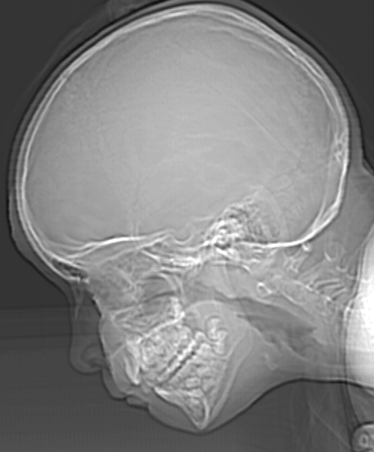
#> input picture Practica02_VargasBravoPaola/X_raySkull.png, 374 x 452 px, found by its file name
$ jupyter execute --allow-errors Practica06_Part2_PDI.ipynb
#> lines starting #> are read from the running program, lines starting #| are printed output that depends on the picture
## PRÁCTICA 06

## Vargas Bravo Paola

[cell 1]
import  PIL
from PIL import Image,ImageFilter
from skimage import io
import numpy as np
import matplotlib.pyplot as plt
import random
import os
import math
from skimage.util import random_noise
import cv2
from collections import Counter
from scipy.fftpack import fft2, ifft2, fftshift, ifftshift
import matplotlib.cm as cm
from skimage.color import rgb2gray

[cell 2]
def show_image_2(image, image_label):
    plt.imshow(image)
    plt.title(image_label)
    plt.show()

[cell 3]
def show_image_3(image, image_label):
    # Convert image to 8-bit unsigned integer type for display
    image_display = (image * 255).astype(np.uint8)

    # If the image has more than one channel, convert it to RGB
    if image_display.shape[-1] == 1:
        image_display = cv2.cvtColor(image_display, cv2.COLOR_GRAY2RGB)
    elif image_display.shape[-1] == 3:
        image_display = cv2.cvtColor(image_display, cv2.COLOR_BGR2RGB)

    plt.imshow(image_display)
    plt.title(image_label)
    plt.show()

[cell 4]
img = cv2.imread("flowers2.bmp")
#> (the rest of this cell did not finish here and is left out)

## Ejercicio 2

[cell 5]
def generate_random_palette(num_colors):
    # Asegurarse de que num_colors sea al menos 1 para evitar la división por cero
    if num_colors < 1:
        raise ValueError("num_colors debe ser al menos 1")

    palette = np.zeros((num_colors, 3), dtype=np.uint8)
    for i in range(num_colors):
        # Generar valores aleatorios para los canales R, G y B
        red_value = np.random.randint(0, 256)
        green_value = np.random.randint(0, 256)
        blue_value = np.random.randint(0, 256)

        palette[i] = [red_value, green_value, blue_value]

    return palette

[cell 6]
def pseudocolor_intensity_slice(image, num_levels):
    if len(image.shape) == 2:
        # Grayscale image
        rows, cols = image.shape
    elif len(image.shape) == 3:
        # Convertir la imagen a escala de grises
        image = rgb2gray(image)
        rows, cols = image.shape
    else:
        raise ValueError("Unsupported image shape")

    rgb_image = np.zeros((rows, cols, 3), dtype=np.uint8)
    palette = generate_random_palette(num_levels)
    # Normalizar la imagen para que esté en el rango [0, 1]
    normalized_image = (image - np.min(image)) / (np.max(image) - np.min(image))

    # Asignar colores utilizando np.digitize
    bin_indices = np.digitize(normalized_image, np.linspace(0, 1, num_levels)) - 1
    rgb_image = palette[bin_indices]

    return rgb_image

[cell 7]
num_levels = 200

plt.figure(figsize=(20, 20))
#> (the rest of this cell did not finish here and is left out)

[cell 8]
num_levels = 10
#> num_levels = 10
plt.figure(figsize=(15, 15))
gray_image_2 = plt.imread("X_raySkull.png")
#> gray_image_2 is the input picture: shape (452, 374) float32; min 0.0471, max 1, mean 0.507
# Obtener la imagen pseudocolor
pseudocolor_image2 = pseudocolor_intensity_slice(gray_image_2, num_levels)
#> in pseudocolor_intensity_slice, `palette = generate_random_palette(num_levels)`: palette = [[172, 47, 117], [192, 67, 251], [195, 103, 9], [211, 21, 242], [36, 87, 70], [216, 88, 140], [58, 193, 230], [39, 87, 174], [88, 81, 165], [25, 77, 72]]
#> in pseudocolor_intensity_slice, `bin_indices = np.digitize(normalized_image, np.linspace(0, 1, num_leve..`:
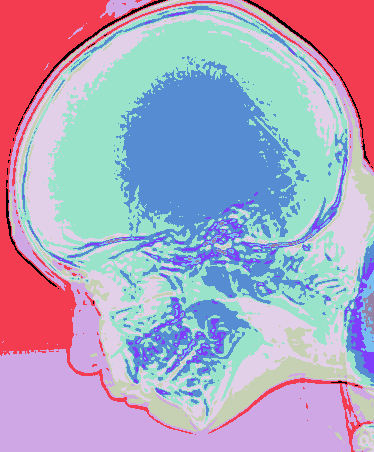
#> bin_indices: shape (452, 374) int64; 10 distinct labels, from 0 to 9; one colour per label, 0 black
#> in pseudocolor_intensity_slice, `rgb_image = palette[bin_indices]`:
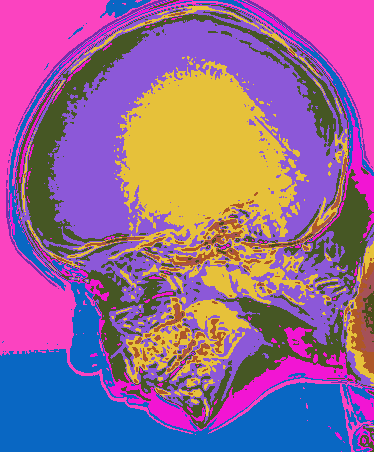
#> rgb_image: shape (452, 374, 3); mean of channels 0, 1, 2 146.9, 103.4, 148.6; drawn as B, G, R
plt.subplot(1, 2, 1)
plt.imshow(gray_image_2, cmap='gray')
plt.title('Imagen en Escala de Grises')

plt.subplot(1, 2, 2)
plt.imshow(pseudocolor_image2)
plt.title('Imagen Pseudocolor')

plt.show()
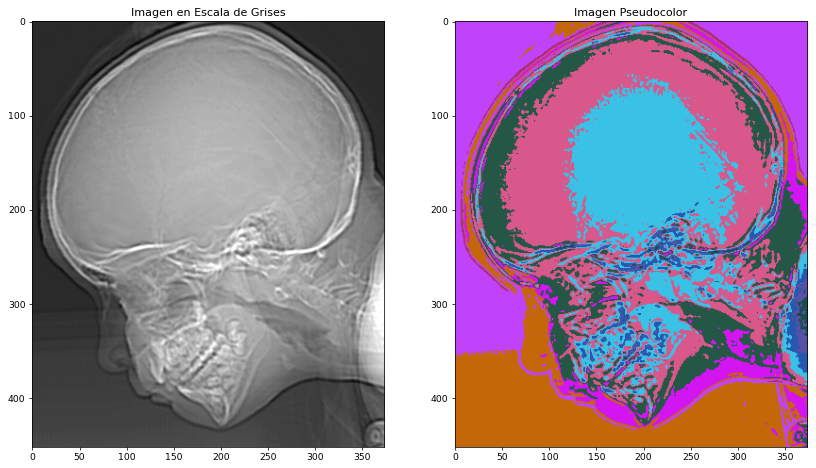
#> figure drawn by matplotlib, 2 panels
plt.subplots_adjust(left=0.1, right=0.6, bottom=0.1, top=0.3, wspace=0.2, hspace=0.4)

[cell 9]
num_levels = 8
plt.figure(figsize=(12, 12))
#> (the rest of this cell did not finish here and is left out)

[cell 10]
num_levels = 10
plt.figure(figsize=(12, 12))
#> (the rest of this cell did not finish here and is left out)

[cell 11]
num_levels = 20
#> num_levels = 20
plt.figure(figsize=(12, 12))
#> (the rest of this cell did not finish here and is left out)
